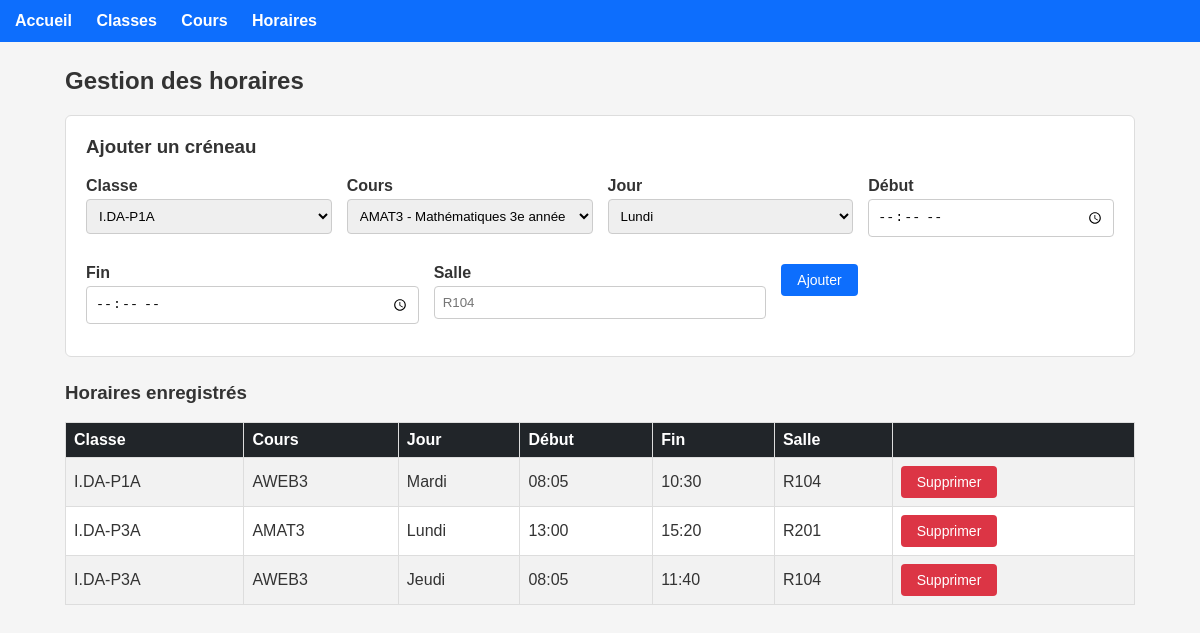
Screenshot of /pages/horaire.php with the database file from the repository.
### tables this page shows
CREATE TABLE creneaux (
    id INT AUTO_INCREMENT PRIMARY KEY,
    classe_id INT NOT NULL,
    cours_id INT NOT NULL,
    jour ENUM('lundi', 'mardi', 'mercredi', 'jeudi', 'vendredi') NOT NULL,
    heure_debut TIME NOT NULL,
    heure_fin TIME NOT NULL,
    salle VARCHAR(20) NOT NULL
);

CREATE TABLE classes (
    id INT AUTO_INCREMENT PRIMARY KEY,
    nom VARCHAR(50) NOT NULL UNIQUE,
    annee_scolaire VARCHAR(9) NOT NULL
);

CREATE TABLE cours (
    id INT AUTO_INCREMENT PRIMARY KEY,
    `code` VARCHAR(20) NOT NULL,
    nom VARCHAR(120) NOT NULL
);

### functions/classes.php (called while the page is built, shortened)
<?php
function getAllClasses() {
    $pdo = getDb();
    $stmt = $pdo->query("SELECT * FROM classes ORDER BY nom");
    return $stmt->fetchAll();
}

### functions/cours.php (called while the page is built, shortened)
<?php
function getAllCours() {
    $pdo = getDb();
    $stmt = $pdo->query("SELECT * FROM cours ORDER BY code");
    return $stmt->fetchAll();
}

### functions/creneaux.php (called while the page is built, shortened)
<?php
function getAllCreneaux() {
    $pdo = getDb();
    $sql = "SELECT cr.id, cr.jour, cr.heure_debut, cr.heure_fin, cr.salle,
                   c.id AS classe_id, c.nom AS classe_nom, c.annee_scolaire,
                   co.id AS cours_id, co.code AS code_cours, co.nom AS cours_nom
            FROM creneaux cr
            JOIN classes c ON cr.classe_id = c.id
            JOIN cours co ON cr.cours_id = co.id
            ORDER BY c.nom, FIELD(cr.jour,'lundi','mardi','mercredi','jeudi','vendredi'), cr.heure_debut";
    $stmt = $pdo->query($sql);
    return $stmt->fetchAll();
}

### pages/horaire.php (the view, shortened to what this page needs)
<?php
require_once __DIR__ . '/../functions/classes.php';
require_once __DIR__ . '/../functions/cours.php';
require_once __DIR__ . '/../functions/creneaux.php';
$classes = getAllClasses();
$coursList = getAllCours();
$creneaux = getAllCreneaux();
$jours = ['lundi', 'mardi', 'mercredi', 'jeudi', 'vendredi'];
require_once __DIR__ . '/../includes/header.php';
?>
<h2>Gestion des horaires</h2>
<div class="card">
    <h3>Ajouter un créneau</h3>
    <form method="post">
        <div class="form-row">
            <div class="form-group">
                <label>Classe</label>
                <select name="classe_id">
                    <?php foreach ($classes as $c): ?>
                        <option value="<?= $c['id'] ?>"><?= htmlspecialchars($c['nom']) ?></option>
                    <?php endforeach; ?>
                </select>
            </div>
            <div class="form-group">
                <label>Cours</label>
                <select name="cours_id">
                    <?php foreach ($coursList as $co): ?>
                        <option value="<?= $co['id'] ?>"><?= htmlspecialchars($co['code']) ?> - <?= htmlspecialchars($co['nom']) ?></option>
                    <?php endforeach; ?>
                </select>
            </div>
            <div class="form-group">
                <label>Jour</label>
                <select name="jour">
                    <?php foreach ($jours as $j): ?>
                        <option value="<?= $j ?>"><?= ucfirst($j) ?></option>
                    <?php endforeach; ?>
                </select>
            </div>
            <div class="form-group">
                <label>Début</label>
                <input type="time" name="heure_debut">
            </div>
            <div class="form-group">
                <label>Fin</label>
                <input type="time" name="heure_fin">
            </div>
            <div class="form-group">
                <label>Salle</label>
                <input type="text" name="salle" placeholder="R104">
            </div>
            <div class="form-group">
                <button type="submit" class="btn btn-primary">Ajouter</button>
            </div>
        </div>
    </form>
</div>
<h3>Horaires enregistrés</h3>
<div class="table-responsive">
    <table>
        <tr>
            <th>Classe</th>
            <th>Cours</th>
            <th>Jour</th>
            <th>Début</th>
            <th>Fin</th>
            <th>Salle</th>
            <th></th>
        </tr>
        <?php foreach ($creneaux as $cr): ?>
            <tr>
                <td><?= htmlspecialchars($cr['classe_nom']) ?></td>
                <td><?= htmlspecialchars($cr['code_cours']) ?></td>
                <td><?= ucfirst($cr['jour']) ?></td>
                <td><?= substr($cr['heure_debut'], 0, 5) ?></td>
                <td><?= substr($cr['heure_fin'], 0, 5) ?></td>
                <td><?= htmlspecialchars($cr['salle']) ?></td>
                <td>
                    <form method="post">
                        <button type="submit" class="btn btn-danger">Supprimer</button>
                    </form>
                </td>
            </tr>
        <?php endforeach; ?>
    </table>
</div>
<?php require_once __DIR__ . '/../includes/footer.php'; ?>

### css/style.css (style rules this page uses)
* { box-sizing: border-box; }
body { font-family: Arial, Helvetica, sans-serif; margin: 0; background: #f5f5f5; color: #333; }
h2 { margin-top: 25px; }
.card { background: #fff; border: 1px solid #ddd; border-radius: 6px; padding: 20px; margin-bottom: 25px; }
.card h3 { margin-top: 0; }
.form-row { display: flex; gap: 15px; flex-wrap: wrap; }
.form-group { margin-bottom: 12px; }
.form-row .form-group { flex: 1; min-width: 200px; }
.form-group label { display: block; margin-bottom: 4px; font-weight: bold; }
.form-group input, .form-group select { width: 100%; padding: 8px; border: 1px solid #ccc; border-radius: 4px; }
.btn { display: inline-block; padding: 8px 16px; border: none; border-radius: 4px; cursor: pointer; font-size: 14px; text-decoration: none; }
.btn-primary { background: #0d6efd; color: #fff; }
.btn-danger { background: #dc3545; color: #fff; }
.table-responsive { overflow-x: auto; }
table { width: 100%; border-collapse: collapse; background: #fff; margin-bottom: 30px; }
th, td { border: 1px solid #ddd; padding: 8px; text-align: left; white-space: nowrap; }
th { background: #212529; color: #fff; }
tr:nth-child(even) { background: #f2f2f2; }

### rows the page displays
creneaux: classe.nom "I.DA-P1A", cours.code "AWEB3", jour "Mardi", heure_debut "08:05", heure_fin "10:30", salle "R104"
creneaux: classe.nom "I.DA-P3A", cours.code "AMAT3", jour "Lundi", heure_debut "13:00", heure_fin "15:20", salle "R201"
creneaux: classe.nom "I.DA-P3A", cours.code "AWEB3", jour "Jeudi", heure_debut "08:05", heure_fin "11:40", salle "R104"

### other values shown
form field classe_id "I.DA-P1A"
form field cours_id "AMAT3 - Mathématiques 3e année S1"
form field jour "Lundi"
